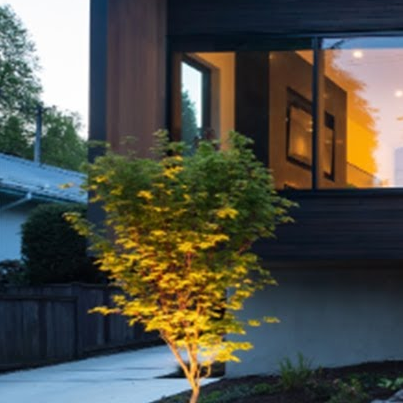
#> input picture data/tree.png, 403 x 403 px, found by its file name
$ python arithmetic_imgs.py
#> lines starting #> are read from the running program, lines starting #| are printed output that depends on the picture
from cv2 import cv2
import numpy as np

img1 = cv2.imread('data/tree.png')
#> img1 is the input picture: shape (403, 403, 3); mean B, G, R 73.2, 81.3, 80.1
img2 = cv2.imread('data/me.jpg')
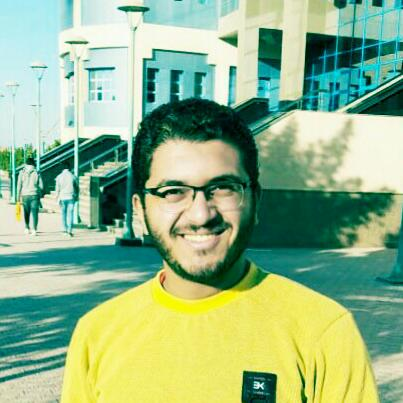
#> input picture data/me.jpg, 403 x 403 px, found by its file name
#> img2 is the input picture: shape (403, 403, 3); mean B, G, R 138.1, 181.1, 147.6

dst = cv2.addWeighted(img1,0.4,img2,0.6,0)
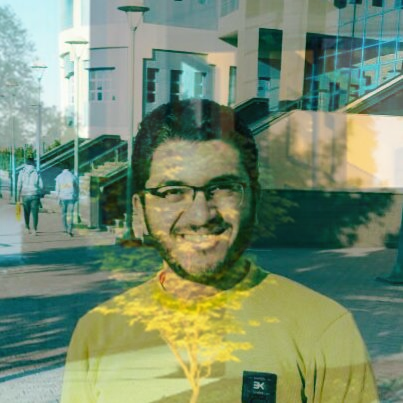
#> dst: shape (403, 403, 3); mean B, G, R 112.2, 141.2, 120.6

cv2.imshow('dst',dst)
cv2.waitKey(0)
cv2.destroyAllWindows()
